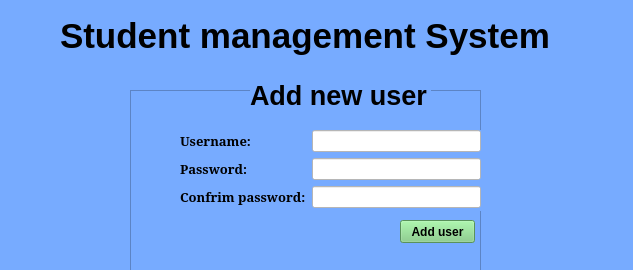
<?xml version="1.0" encoding="UTF-8"?>
<ui version="4.0">
 <class>Login_form</class>
 <widget class="QWidget" name="Login_form">
  <property name="geometry">
   <rect>
    <x>0</x>
    <y>0</y>
    <width>633</width>
    <height>270</height>
   </rect>
  </property>
  <property name="windowTitle">
   <string>Add user</string>
  </property>
  <property name="styleSheet">
   <string notr="true">background-color: rgb(119, 171, 255);</string>
  </property>
  <widget class="QFrame" name="frame">
   <property name="geometry">
    <rect>
     <x>130</x>
     <y>90</y>
     <width>351</width>
     <height>231</height>
    </rect>
   </property>
   <property name="frameShape">
    <enum>QFrame::StyledPanel</enum>
   </property>
   <property name="frameShadow">
    <enum>QFrame::Raised</enum>
   </property>
   <widget class="QWidget" name="formLayoutWidget">
    <property name="geometry">
     <rect>
      <x>50</x>
      <y>40</y>
      <width>301</width>
      <height>81</height>
     </rect>
    </property>
    <layout class="QFormLayout" name="formLayout">
     <item row="0" column="1">
      <widget class="QLineEdit" name="lineEdit">
       <property name="styleSheet">
        <string notr="true">background-color: rgb(255, 255, 255);</string>
       </property>
      </widget>
     </item>
     <item row="1" column="1">
      <widget class="QLineEdit" name="lineEdit_2">
       <property name="styleSheet">
        <string notr="true">background-color: rgb(255, 255, 255);</string>
       </property>
      </widget>
     </item>
     <item row="1" column="0">
      <widget class="QLabel" name="label_2">
       <property name="font">
        <font>
         <family>MS Serif</family>
         <pointsize>10</pointsize>
         <weight>75</weight>
         <bold>true</bold>
        </font>
       </property>
       <property name="text">
        <string>Password:</string>
       </property>
      </widget>
     </item>
     <item row="0" column="0">
      <widget class="QLabel" name="label">
       <property name="font">
        <font>
         <family>MS Serif</family>
         <pointsize>10</pointsize>
         <weight>75</weight>
         <bold>true</bold>
        </font>
       </property>
       <property name="text">
        <string>Username:</string>
       </property>
      </widget>
     </item>
     <item row="2" column="0">
      <widget class="QLabel" name="label_5">
       <property name="font">
        <font>
         <family>MS Serif</family>
         <pointsize>10</pointsize>
         <weight>75</weight>
         <bold>true</bold>
        </font>
       </property>
       <property name="text">
        <string>Confrim password:</string>
       </property>
      </widget>
     </item>
     <item row="2" column="1">
      <widget class="QLineEdit" name="lineEdit_3">
       <property name="styleSheet">
        <string notr="true">background-color: rgb(255, 255, 255);</string>
       </property>
      </widget>
     </item>
    </layout>
   </widget>
   <widget class="QPushButton" name="pushButton">
    <property name="geometry">
     <rect>
      <x>270</x>
      <y>130</y>
      <width>75</width>
      <height>23</height>
     </rect>
    </property>
    <property name="font">
     <font>
      <weight>75</weight>
      <bold>true</bold>
     </font>
    </property>
    <property name="styleSheet">
     <string notr="true">background-color: rgb(125, 205, 127);</string>
    </property>
    <property name="text">
     <string>Add user</string>
    </property>
   </widget>
  </widget>
  <widget class="QLabel" name="label_4">
   <property name="geometry">
    <rect>
     <x>60</x>
     <y>10</y>
     <width>521</width>
     <height>51</height>
    </rect>
   </property>
   <property name="font">
    <font>
     <pointsize>26</pointsize>
     <weight>75</weight>
     <bold>true</bold>
    </font>
   </property>
   <property name="text">
    <string>Student management System</string>
   </property>
  </widget>
  <widget class="QLabel" name="label_3">
   <property name="geometry">
    <rect>
     <x>250</x>
     <y>70</y>
     <width>181</width>
     <height>51</height>
    </rect>
   </property>
   <property name="font">
    <font>
     <pointsize>20</pointsize>
     <weight>75</weight>
     <bold>true</bold>
    </font>
   </property>
   <property name="text">
    <string>Add new user</string>
   </property>
  </widget>
 </widget>
 <resources/>
 <connections/>
</ui>
